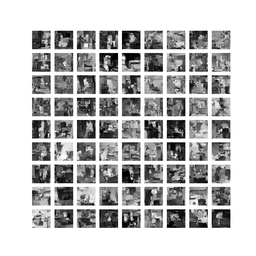
#> input picture Imgs/samples.png, 256 x 256 px, shrunk from 1700 x 1700 before the run, found by its file name
$ python vae_collapse_gif.py
#> lines starting #> are read from the running program, lines starting #| are printed output that depends on the picture
"""Animate a self-consuming run's per-generation sample grids into a GIF.

Every generation writes an 8x8 sample grid to ``<run-root>/gen<k>/samples.png``
(the propagated set), and OT runs additionally write ``samples_raw.png`` (the
model's own pre-correction prior samples). This stitches a generation range of
those grids into an animated GIF, labelled by generation, so you can watch the
collapse (or the lack of it) unfold.

    # baseline collapse, all 50 generations
    python vae_collapse_gif.py --run-root runs/vae_mnist --start 0 --end 49

    # an OT run's RAW samples (what the drifting model actually generates)
    python vae_collapse_gif.py --run-root runs/vae_mnist_ot_1.0 --which samples_raw.png

    # a short, slow clip
    python vae_collapse_gif.py --start 0 --end 20 --ms 500 --scale 3

Note: each generation is an independently trained VAE, so the latent spaces are
NOT aligned across frames -- the samples change identity frame to frame. Watch
the aggregate sharpness/diversity, not individual digits.
"""

from pathlib import Path
import argparse

from PIL import Image, ImageDraw, ImageFont

LABEL_H = 22


def _font(size=16):
    """Scalable font via matplotlib's bundled DejaVuSans; fall back to PIL's default."""
    try:
        import matplotlib
        path = Path(matplotlib.get_data_path()) / "fonts" / "ttf" / "DejaVuSans.ttf"
        return ImageFont.truetype(str(path), size)
    except Exception:
        return ImageFont.load_default()


def load_frame(run_root: Path, gen: int, which: str, scale: int, font) -> Image.Image:
    """Open one generation's grid, upscale it, and add a 'gen k' label bar on top."""
#> called with gen = 0, which = 'samples.png', scale = 2
    path = run_root / f"gen{gen}" / which
    if not path.exists():
        raise FileNotFoundError(path)
    img = Image.open(path).convert("RGB")
    if scale != 1:
        img = img.resize((img.width * scale, img.height * scale), Image.NEAREST)
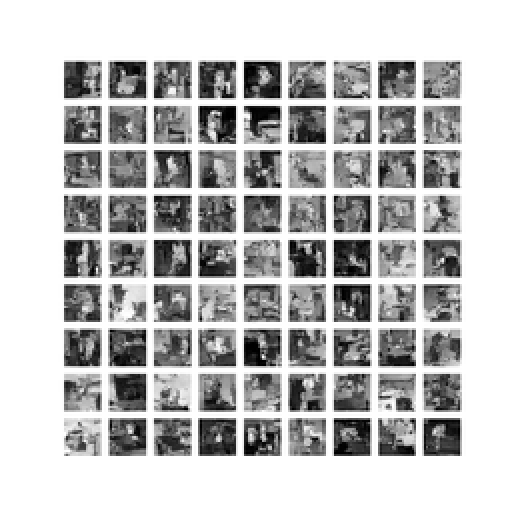
#> img: PIL image 512x512 RGB; min 0, max 255, mean 190.3

    canvas = Image.new("RGB", (img.width, img.height + LABEL_H), "white")
#> canvas: PIL image 512x534 RGB; every value is 255
    canvas.paste(img, (0, LABEL_H))
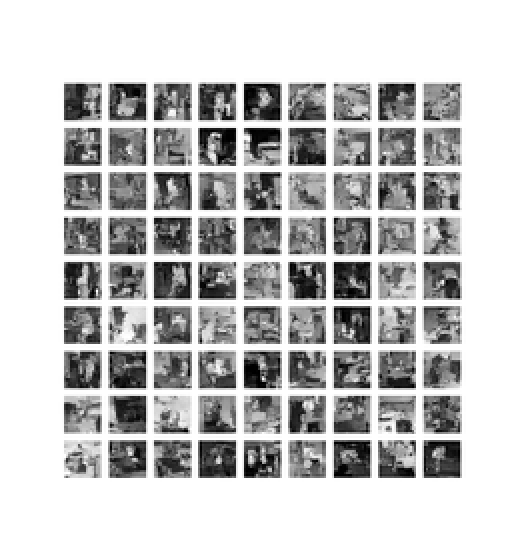
#> canvas: PIL image 512x534 RGB; min 0, max 255, mean 193
    ImageDraw.Draw(canvas).text((6, 3), f"gen {gen}", fill="black", font=font)
    return canvas


def main():
    p = argparse.ArgumentParser(
        description=__doc__, formatter_class=argparse.RawDescriptionHelpFormatter)
    p.add_argument("--run-root", default="runs/vae_mnist", help="Run directory containing gen*/ dirs.")
    p.add_argument("--start", type=int, default=0, help="First generation (inclusive).")
    p.add_argument("--end", type=int, default=49, help="Last generation (inclusive).")
    p.add_argument("--which", default="samples.png",
                   help="Grid to animate: samples.png (propagated) or samples_raw.png (pre-correction).")
    p.add_argument("--out", default=None, help="Output .gif path (default: Imgs/<run>_<which>_<a>_<b>.gif).")
    p.add_argument("--ms", type=int, default=250, help="Milliseconds per frame.")
    p.add_argument("--scale", type=int, default=2, help="Nearest-neighbour upscale factor.")
    p.add_argument("--loop", type=int, default=0, help="Loop count; 0 = forever.")
    args = p.parse_args()

    run_root = Path(args.run_root)
    if args.out:
        out = Path(args.out)
    else:
        stem = args.which.replace(".png", "")
        out = Path("Imgs") / f"{run_root.name}_{stem}_{args.start}_{args.end}.gif"

    font = _font()
    frames = [load_frame(run_root, g, args.which, args.scale, font)
              for g in range(args.start, args.end + 1)]
#> frames = 50 items

    out.parent.mkdir(parents=True, exist_ok=True)
    frames[0].save(out, save_all=True, append_images=frames[1:],
                   duration=args.ms, loop=args.loop)
    print(f"Wrote {out}  ({len(frames)} frames, {args.ms}ms each, {frames[0].size[0]}x{frames[0].size[1]})")
#| Wrote Imgs/vae_mnist_samples_0_49.gif  (50 frames, 250ms each, 512x534)


if __name__ == "__main__":
    main()

$ run again, with Imgs/celeba_reconstructions.png copied over Imgs/samples.png
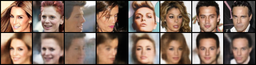
#> input picture Imgs/celeba_reconstructions.png, 256 x 65 px, shrunk from 530 x 134 before the run, found by its file name
#> in load_frame, img is the input picture: PIL image 256x65 RGB; mean R, G, B 133.1, 109.2, 95.3
#> in load_frame, `img = img.resize((img.width * scale, img.height * scale), Image.NEAREST)`:
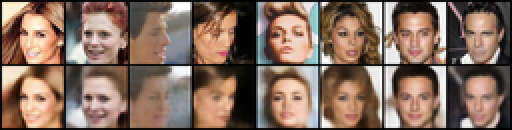
#> img: PIL image 512x130 RGB; mean R, G, B 133.1, 109.2, 95.3
#> in load_frame, `canvas.paste(img, (0, LABEL_H))`:
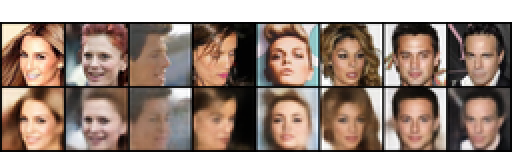
#> canvas: PIL image 512x152 RGB; mean R, G, B 150.7, 130.3, 118.4
#> frames = 50 items
#| Wrote Imgs/vae_mnist_samples_0_49.gif  (50 frames, 250ms each, 512x152)

$ run again, with Imgs/exp_anch.png copied over Imgs/samples.png
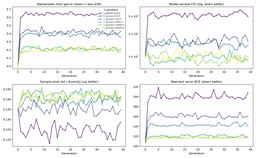
#> input picture Imgs/exp_anch.png, 256 x 158 px, shrunk from 1950 x 1200 before the run, found by its file name
#> in load_frame, `img = img.resize((img.width * scale, img.height * scale), Image.NEAREST)`:
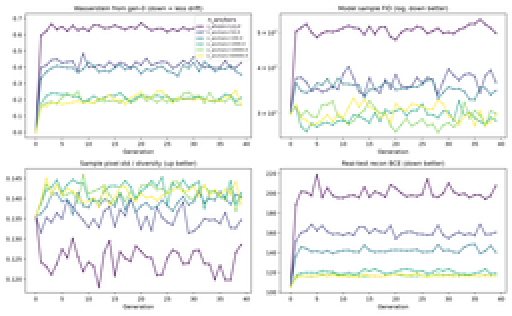
#> img: PIL image 512x316 RGB; mean R, G, B 242.2, 243.6, 242.6
#> in load_frame, `canvas.paste(img, (0, LABEL_H))`:
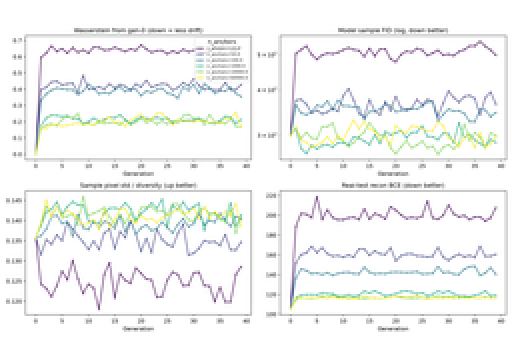
#> canvas: PIL image 512x338 RGB; mean R, G, B 243.1, 244.3, 243.4
#> frames = 50 items
#| Wrote Imgs/vae_mnist_samples_0_49.gif  (50 frames, 250ms each, 512x338)
